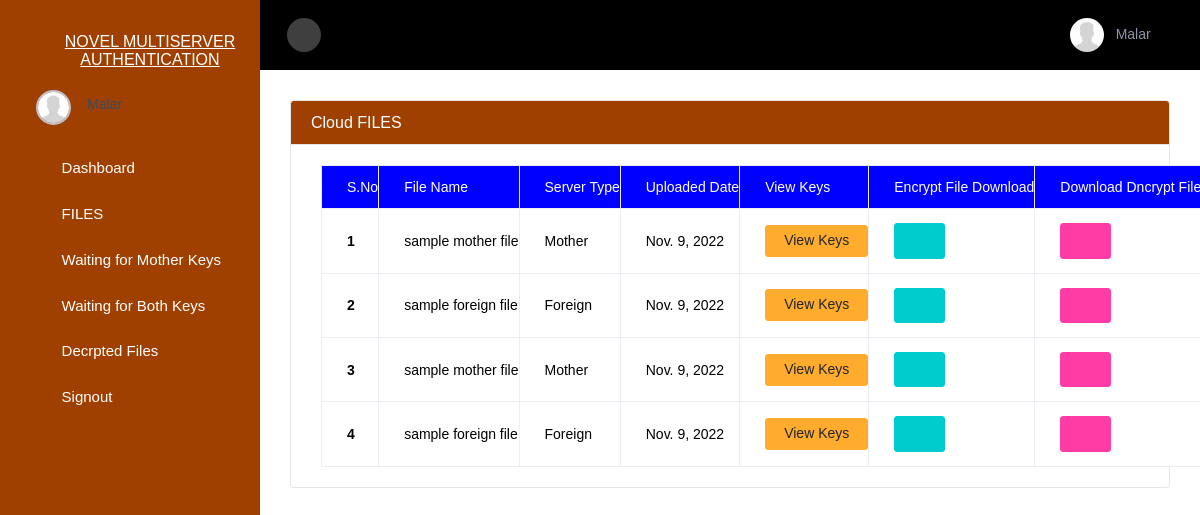
/cloud_files/ (signed in), run on the app's committed database.
### app/models.py (models this page shows, shortened)
class Upload_File(models.Model):
	user_id = models.ForeignKey(Cloud_User, on_delete=models.CASCADE,null=True)
	name = models.CharField('File Name',max_length=100)
	file = models.FileField('File',upload_to='',null=True)
	notes = models.TextField('Notes',max_length=2000)
	upoaded_date = models.DateField('Uploaded Date',default=timezone.now())
	public_key = models.CharField('Public Key',max_length=1000,null=True,blank=True)
	private_key = models.CharField('Private Key',max_length=1000,null=True,blank=True)
	status = models.CharField('Status',max_length=1000,null=True,blank=True)
	level_server =  models.CharField('Level',max_length=1000,null=True,blank=True)
	foreign_status = models.CharField('Foreign Status',max_length=1000,null=True,blank=True)
	foreign_public_key = models.CharField('Foreign Public Key',max_length=1000,null=True,blank=True)
	foreign_private_key = models.CharField('Secret Key',max_length=1000,null=True,blank=True)

### app/views.py (the view)
# urls.py: path('cloud_files/', views.cloud_files, name='cloud_files'),
def cloud_files(request):
	if request.session.has_key('username'):
		uid = request.session['user_id']
		a = Upload_File.objects.filter(status='Send',user_id=int(uid))
		return render(request,'cloud_files.html',{'b':a})
	else:
		return render(request,'index.html',{})

### app/templates/cloud_files.html
{%include 'db_user.html'%}
<div class="container" style="margin:0 auto;padding-top:100px;">
<div class="col-xl-12 col-lg-12 col-md-12 col-sm-12 col-12" >
    <div class="card" >
        <h5 class="card-header">Cloud FILES</h5>
        <div class="card-body">
            <div class="table-responsive ">
                <table class="table table-bordered" style="overflow:overflow-x;">
                    <thead style="background:blue;color: #FFF">
                        <tr class="white">
                            <th scope="col" >S.No</th>
                            <th scope="col">File Name</th>
                            <th scope="col">Server Type</th>
							<th scope="col">Uploaded Date</th>
							<th scope="col">View Keys</th>
							<th scope="col">Encrypt File Download</th>
							<th scope="col">Download Dncrypt File </th>
                        </tr>
                    </thead>
                    <tbody >
                        {% for i in b %}
                        <tr style="background:#FFF;color: #000">
                            <th scope="row">{{forloop.counter}}</th>
                            <td>{{i.name}}</td>
                            <td>{{i.level_server}}</td>
                            <td>{{i.upoaded_date}}</td>
							<td><a class="btn btn-warning" href="{% url 'view_key' pk=i.id %}"target="_blank">View Keys</a></td>
							<td><a href="/media/enc_{{i.file}}" class="btn btn-success" target="_blank"><i class="mdi mdi-arrow-down-bold-circle"></i></a></td>
							<td ><a href="{% url 'download_file' pk=i.id %}" class="btn btn-danger" ><i class="mdi mdi-arrow-down-bold-circle"></i></a></td>
                        </tr>
                        {% empty %}
                        <tr>
                            <td colspan="8" class="text-center bg-success">No FILES</td>
                        </tr>
                       {% endfor %}
                    </tbody>
                </table>
            </div>
        </div>
    </div>
</div>
</div>

### app/templates/db_user.html (style rules this page uses)
.card-header { background:#A04000 !important; }
.sidebar .nav .nav-item .nav-link .menu-title, .card-header { color:#FFF !important; }

### data on the page
Upload_File: name "sample mother file", level_server "Mother", upoaded_date "Nov. 9, 2022"
Upload_File: name "sample foreign file", level_server "Foreign", upoaded_date "Nov. 9, 2022"
Upload_File: name "sample mother file", level_server "Mother", upoaded_date "Nov. 9, 2022"
Upload_File: name "sample foreign file", level_server "Foreign", upoaded_date "Nov. 9, 2022"

### other printed values
{{ request.session.username }} "Malar"
